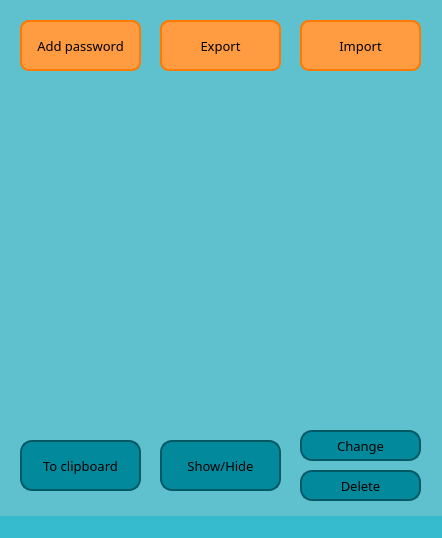
<?xml version="1.0" encoding="UTF-8"?>
<ui version="4.0">
 <class>MainWindow</class>
 <widget class="QMainWindow" name="MainWindow">
  <property name="geometry">
   <rect>
    <x>0</x>
    <y>0</y>
    <width>442</width>
    <height>538</height>
   </rect>
  </property>
  <property name="font">
   <font>
    <family>Dubai</family>
   </font>
  </property>
  <property name="windowTitle">
   <string>PasswordFind</string>
  </property>
  <widget class="QWidget" name="centralwidget">
   <property name="styleSheet">
    <string notr="true">background-color: #5FC0CE;</string>
   </property>
   <widget class="QListWidget" name="listWidget">
    <property name="geometry">
     <rect>
      <x>20</x>
      <y>110</y>
      <width>401</width>
      <height>291</height>
     </rect>
    </property>
    <property name="font">
     <font>
      <family>Dubai</family>
      <pointsize>14</pointsize>
     </font>
    </property>
    <property name="styleSheet">
     <string notr="true">border:none;</string>
    </property>
    <property name="verticalScrollBarPolicy">
     <enum>Qt::ScrollBarAlwaysOff</enum>
    </property>
    <property name="horizontalScrollBarPolicy">
     <enum>Qt::ScrollBarAlwaysOff</enum>
    </property>
   </widget>
   <widget class="QPushButton" name="copyBtn">
    <property name="geometry">
     <rect>
      <x>20</x>
      <y>440</y>
      <width>121</width>
      <height>51</height>
     </rect>
    </property>
    <property name="font">
     <font>
      <family>Dubai</family>
      <pointsize>10</pointsize>
     </font>
    </property>
    <property name="styleSheet">
     <string notr="true">QPushButton:pressed { background-color: #5DC8CD }
QPushButton {
background-color:#03899C;
border-radius:12px;
border-style: solid;
border-color:#015965;
border-width:2px;}</string>
    </property>
    <property name="text">
     <string>To clipboard</string>
    </property>
    <property name="flat">
     <bool>false</bool>
    </property>
   </widget>
   <widget class="QPushButton" name="changeBtn">
    <property name="geometry">
     <rect>
      <x>300</x>
      <y>430</y>
      <width>121</width>
      <height>31</height>
     </rect>
    </property>
    <property name="font">
     <font>
      <family>Dubai</family>
      <pointsize>10</pointsize>
     </font>
    </property>
    <property name="styleSheet">
     <string notr="true">QPushButton:pressed { background-color: #5DC8CD }
QPushButton {
background-color:#03899C;
border-radius:12px;
border-style: solid;
border-color:#015965;
border-width:2px;}</string>
    </property>
    <property name="text">
     <string>Change</string>
    </property>
    <property name="flat">
     <bool>false</bool>
    </property>
   </widget>
   <widget class="QPushButton" name="deleteBtn">
    <property name="geometry">
     <rect>
      <x>300</x>
      <y>470</y>
      <width>121</width>
      <height>31</height>
     </rect>
    </property>
    <property name="font">
     <font>
      <family>Dubai</family>
      <pointsize>10</pointsize>
     </font>
    </property>
    <property name="styleSheet">
     <string notr="true">QPushButton:pressed { background-color: #5DC8CD }
QPushButton {
background-color:#03899C;
border-radius:12px;
border-style: solid;
border-color:#015965;
border-width:2px;}</string>
    </property>
    <property name="text">
     <string>Delete</string>
    </property>
    <property name="flat">
     <bool>false</bool>
    </property>
   </widget>
   <widget class="QPushButton" name="addBtn">
    <property name="geometry">
     <rect>
      <x>20</x>
      <y>20</y>
      <width>121</width>
      <height>51</height>
     </rect>
    </property>
    <property name="font">
     <font>
      <family>Dubai</family>
      <pointsize>10</pointsize>
      <weight>50</weight>
      <bold>false</bold>
     </font>
    </property>
    <property name="styleSheet">
     <string notr="true">QPushButton:pressed { background-color: #BF7530 }
QPushButton {
background-color:#FF9B40;
border-radius:9px;
border-style: solid;
border-color:#FF7A00;
border-width:2px;}</string>
    </property>
    <property name="text">
     <string>Add password</string>
    </property>
   </widget>
   <widget class="QPushButton" name="exportBtn">
    <property name="geometry">
     <rect>
      <x>160</x>
      <y>20</y>
      <width>121</width>
      <height>51</height>
     </rect>
    </property>
    <property name="font">
     <font>
      <family>Dubai</family>
      <pointsize>10</pointsize>
     </font>
    </property>
    <property name="styleSheet">
     <string notr="true">QPushButton:pressed { background-color: #BF7530 }
QPushButton {
background-color:#FF9B40;
border-radius:9px;
border-style: solid;
border-color:#FF7A00;
border-width:2px;}</string>
    </property>
    <property name="text">
     <string>Export</string>
    </property>
   </widget>
   <widget class="QPushButton" name="importBtn">
    <property name="geometry">
     <rect>
      <x>300</x>
      <y>20</y>
      <width>121</width>
      <height>51</height>
     </rect>
    </property>
    <property name="font">
     <font>
      <family>Dubai</family>
      <pointsize>10</pointsize>
     </font>
    </property>
    <property name="styleSheet">
     <string notr="true">QPushButton:pressed { background-color: #BF7530 }
QPushButton {
background-color:#FF9B40;
border-radius:9px;
border-style: solid;
border-color:#FF7A00;
border-width:2px;}</string>
    </property>
    <property name="text">
     <string>Import</string>
    </property>
   </widget>
   <widget class="QPushButton" name="showBtn">
    <property name="geometry">
     <rect>
      <x>160</x>
      <y>440</y>
      <width>121</width>
      <height>51</height>
     </rect>
    </property>
    <property name="font">
     <font>
      <family>Dubai</family>
      <pointsize>10</pointsize>
     </font>
    </property>
    <property name="styleSheet">
     <string notr="true">QPushButton:pressed { background-color: #5DC8CD }
QPushButton {
background-color:#03899C;
border-radius:12px;
border-style: solid;
border-color:#015965;
border-width:2px;}</string>
    </property>
    <property name="text">
     <string>Show/Hide</string>
    </property>
    <property name="flat">
     <bool>false</bool>
    </property>
   </widget>
  </widget>
  <widget class="QStatusBar" name="statusbar">
   <property name="styleSheet">
    <string notr="true">background-color:#36BBCE</string>
   </property>
  </widget>
 </widget>
 <resources/>
 <connections/>
</ui>
